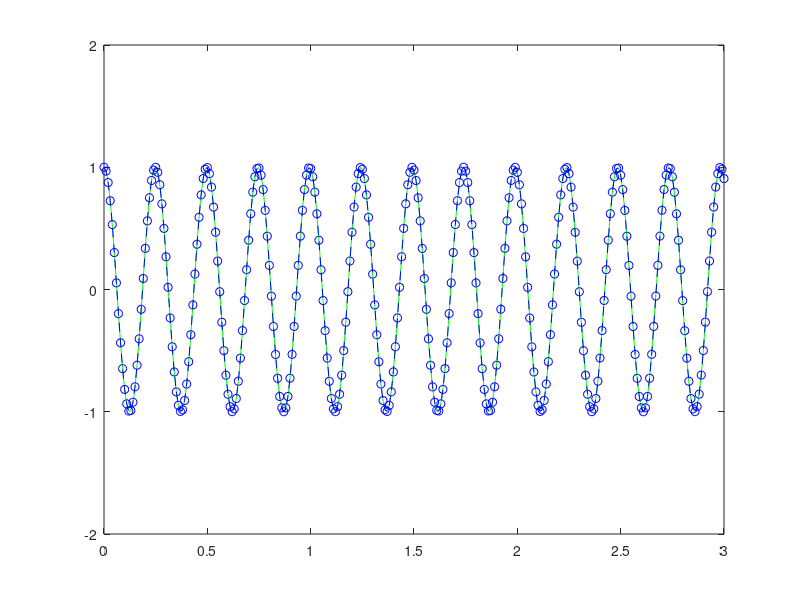

Here is the MATLAB script that generated this plot:
clc
%  verified with: strainenergy_type2_cpt_uneg_ver2_local_noimperfect_resultants
clf
clearvars
%  qddot + a(2)*q + a(4)*q^3  = 0
qmax=1;
a2=639;
a4=-0.07;
omega0=sqrt(a2);
tmax=3;
time=0:0.01:tmax;
figure(1)
%  qddot = -a(1)*qdot - a(2)*q - a(3)*q^2 - a(4)*q^3 -a(5)  
%  x1=q   
%  x2=qdot
coeffs = -[ a2 a4];
ode=@(t,w_h)[w_h(2);coeffs(1)*w_h(1)+coeffs(2)*w_h(1)^3];
[t,w_h]=ode45(ode, [0 tmax],[qmax 0]);
%plot(t,w_h(:,1));
%%%%%%%%%%%%%%%%%%%%%%%%%%%%%%%%%%%%%%%%%%%%%%%%%%%%%
q=qmax*cos((omega0+(3*a4*qmax^2)/(8*omega0))*time);
%%%%%%%%%%%%%%%%%%%%%%%%%%%%%%%%%%%%%%%%%%%%%%%%%%%%%
%hold on
plot(t,w_h(:,1),'g',time,q,'b--o');
%xlim([0 5])
ylim([-2 2])